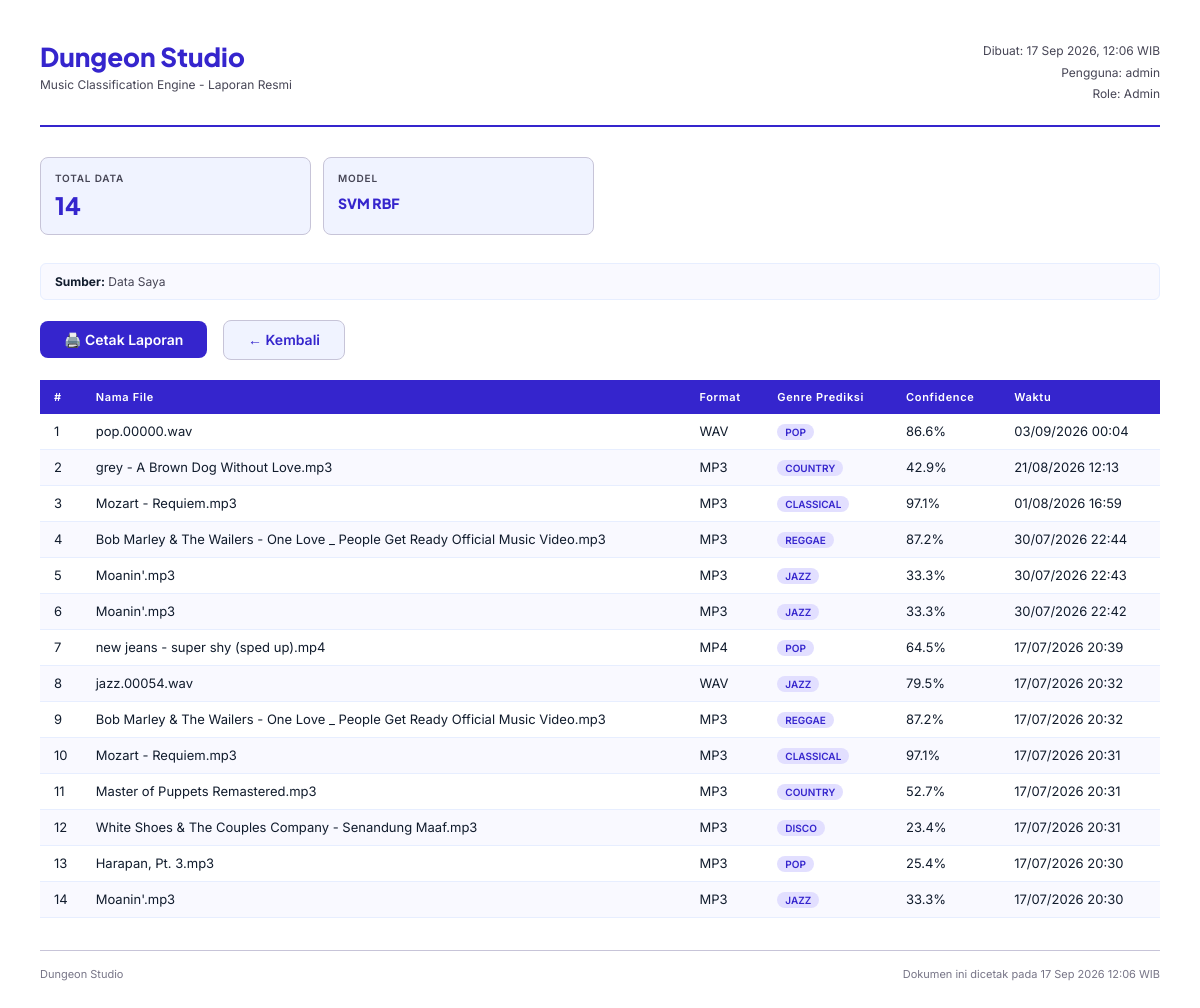
The app's page /laporan/cetak/?tab=semua&user=&genre=&date_from=&date_to= (signed in), older data.
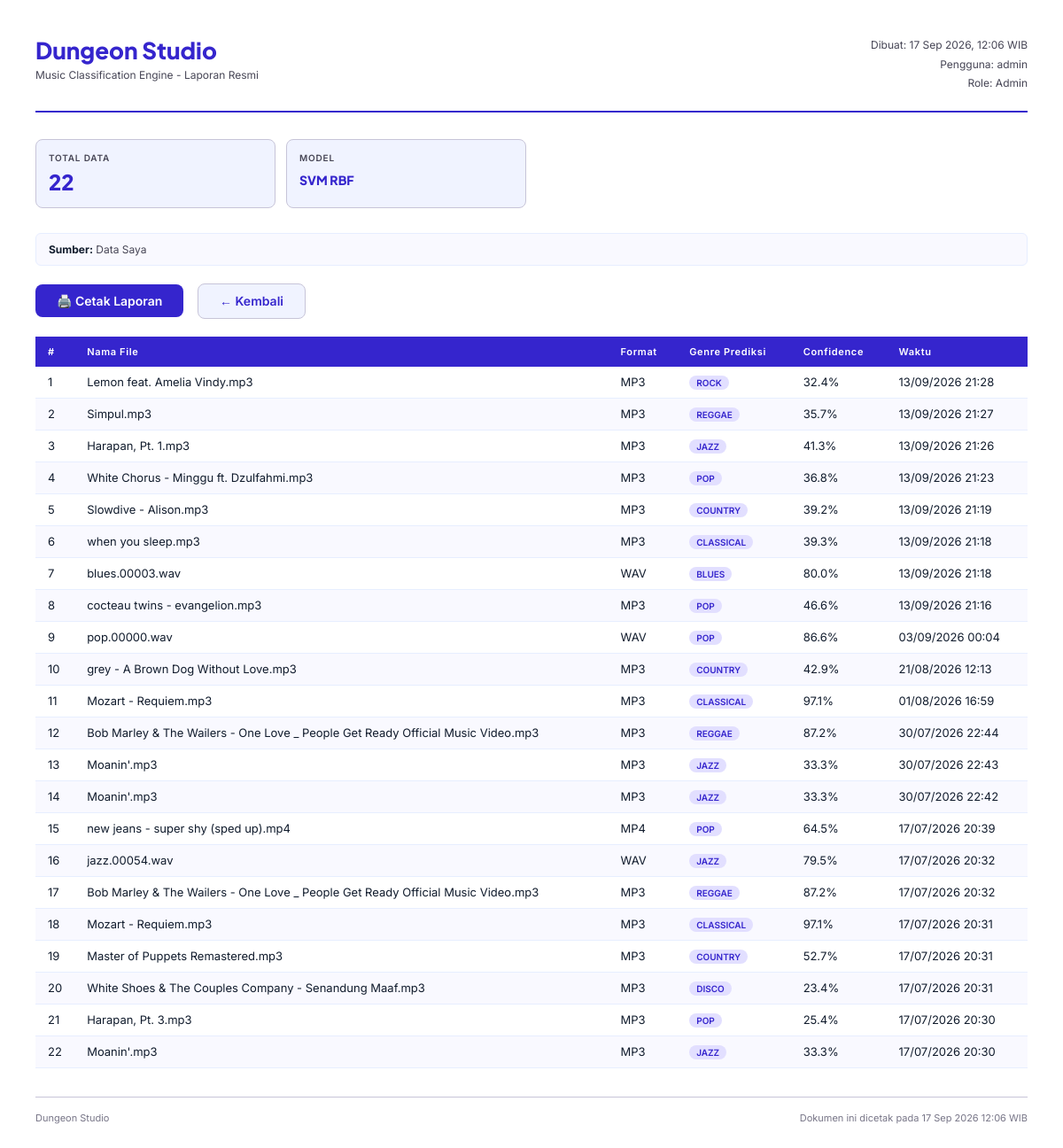
The same page, newer data.
### Klasifikasi/models.py (models this page shows, shortened)
class RiwayatKlasifikasi(models.Model):
    id_riwayat = models.UUIDField(primary_key=True, default=uuid.uuid4, editable=False)
    user = models.ForeignKey(
        settings.AUTH_USER_MODEL,
        on_delete=models.CASCADE,
        related_name='riwayat',
        db_column='id_user'
    )
    nama_file = models.CharField(max_length=255)
    ukuran_file = models.CharField(max_length=50)
    format_file = models.CharField(max_length=20)
    genre_prediksi = models.CharField(max_length=100)
    genre_icon = models.CharField(max_length=10, default='🎵')
    confidence = models.FloatField(null=True, blank=True)
    waktu_klasifikasi = models.DateTimeField(auto_now_add=True)
    top_features_json = models.TextField(blank=True, default='[]')
    probabilities_json = models.TextField(blank=True, default='[]')
    class Meta:
        db_table = 'tb_riwayat_klasifikasi'
        ordering = ['-waktu_klasifikasi']
        verbose_name = 'Riwayat Klasifikasi'
        verbose_name_plural = 'Riwayat Klasifikasi'

### Klasifikasi/views.py (the view)
# urls.py: path('laporan/cetak/', views.cetak_laporan, name='cetak_laporan'),
@login_and_active_required
def cetak_laporan(request):
    role = get_user_role(request.user)
    active_tab = request.GET.get('tab', 'saya')
    date_from_str = request.GET.get('date_from', '')
    date_to_str   = request.GET.get('date_to', '')
    genre_filter  = request.GET.get('genre', '')
    user_filter   = request.GET.get('user', '') if active_tab == 'semua' else ''
    qs = _build_riwayat_for_export(request, date_from_str, date_to_str, active_tab, role, genre_filter, user_filter)
    riwayat_parsed = []
    genre_stats = {}
    for idx, r in enumerate(qs, 1):
        genre_color = GENRE_INFO.get(r.genre_prediksi.lower(), {}).get('color', '#888')
        username = r.user.username
        riwayat_parsed.append({
            'no': idx,
            'username': username,
            'nama_file': r.nama_file,
            'ukuran_file': r.ukuran_file,
            'format_file': r.format_file,
            'genre_prediksi': r.genre_prediksi,
            'genre_icon': r.genre_icon,
            'genre_color': genre_color,
            'confidence': f"{r.confidence:.1f}%" if r.confidence else "N/A",
            'waktu': r.waktu_klasifikasi,
        })
        genre_stats[r.genre_prediksi] = genre_stats.get(r.genre_prediksi, 0) + 1
    if date_from_str and date_to_str:
        periode = f"{date_from_str} s.d. {date_to_str}"
    elif date_from_str:
        periode = f"Sejak {date_from_str}"
    elif date_to_str:
        periode = f"Sampai {date_to_str}"
    else:
        periode = "Semua Periode"
    context = {
        'riwayat': riwayat_parsed,
        'total': len(riwayat_parsed),
        'genre_filter': genre_filter,
        'genre_stats': sorted(genre_stats.items(), key=lambda x: x[1], reverse=True),
        'tanggal_cetak': datetime.now().strftime('%d %B %Y %H:%M'),
        'user': request.user,
        'role': role,
        'show_username_col': active_tab == 'semua' and role in ('admin', 'pengelola_studio'),
        'periode': periode,
        'date_from': date_from_str,
        'date_to': date_to_str,
    }
    return render(request, 'Klasifikasi/laporan_print.html', context)

### Klasifikasi/views.py (called while the page is built)
def _build_riwayat_for_export(request, date_from_str, date_to_str, active_tab, role, genre_str='', user_str=''):
    from .models import RiwayatKlasifikasi
    if active_tab == 'semua' and role in ('admin', 'pengelola_studio'):
        qs = RiwayatKlasifikasi.objects.select_related('user').all()
        if user_str:
            qs = qs.filter(user__username__icontains=user_str)
    else:
        qs = RiwayatKlasifikasi.objects.filter(user=request.user)
    if date_from_str:
        try:
            qs = qs.filter(waktu_klasifikasi__date__gte=date_from_str)
        except Exception:
            pass
    if date_to_str:
        try:
            qs = qs.filter(waktu_klasifikasi__date__lte=date_to_str)
        except Exception:
            pass
    if genre_str:
        qs = qs.filter(genre_prediksi__iexact=genre_str)
    return qs

### Klasifikasi/templates/Klasifikasi/laporan_print.html (shortened to what this page needs)
{% load static %}
<!DOCTYPE html>
<html lang="id">
<head>
</head>
<body>
  <div class="header">
    <div class="brand">
      <h1>Dungeon Studio</h1>
      <p>{% if role == 'pengguna_studio' %}Sistem Pengenal Genre Musik{% else %}Music Classification Engine{% endif %} - Laporan Resmi</p>
    </div>
    <div class="report-meta">
      <div>Dibuat: {% now "d M Y, H:i" %} WIB</div>
      <div>Pengguna: {{ user.get_full_name|default:user.username }}</div>
      <div>Role: {{ user.profile.get_role_display }}</div>
    </div>
  </div>
  <div class="summary-grid">
    <div class="summary-card">
      <div class="label">Total Data</div>
      <div class="value">{{ total }}</div>
    </div>
    {% if user.profile.role != 'pengguna_studio' %}
    <div class="summary-card">
      <div class="label">Model</div>
      <div class="value" style="font-size:14px; padding-top:4px;">SVM RBF</div>
    </div>
    {% endif %}
  </div>
  <div class="filter-info">
    <span><strong>Sumber:</strong> {% if active_tab == 'semua' %}Semua Pengguna{% else %}Data Saya{% endif %}</span>
  </div>
  <div class="no-print" style="margin-bottom: 20px;">
    <button onclick="window.print()"
            style="display:inline-flex; align-items:center; gap:8px; background:#3525cd; color:#fff; border:none; padding:10px 24px; border-radius:8px; font-family:Inter; font-size:14px; font-weight:600; cursor:pointer;">
      🖨️ Cetak Laporan
    </button>
    <a href="{% url 'Klasifikasi:laporan' %}"
       style="margin-left:12px; display:inline-flex; align-items:center; gap:8px; background:#f0f3ff; color:#3525cd; border:1px solid #c7c4d8; padding:10px 24px; border-radius:8px; font-family:Inter; font-size:14px; font-weight:600; text-decoration:none;">
      ← Kembali
    </a>
  </div>
  <table>
    <thead>
      <tr>
        <th style="width:40px;">#</th>
        <th>Nama File</th>
        <th>Format</th>
        <th>Genre Prediksi</th>
        <th>{% if role == 'pengguna_studio' %}Kecocokan{% else %}Confidence{% endif %}</th>
        <th>Waktu</th>
      </tr>
    </thead>
    <tbody>
      {% for p in riwayat %}
      <tr>
        <td>{{ forloop.counter }}</td>
        <td>{{ p.nama_file }}</td>
        <td>{{ p.format_file }}</td>
        <td><span class="genre-badge">{{ p.genre_prediksi }}</span></td>
        <td>{{ p.confidence }}</td>
        <td>{{ p.waktu|date:"d/m/Y H:i" }}</td>
      </tr>
      {% empty %}
      <tr><td colspan="7" class="no-data">Tidak ada data untuk dicetak.</td></tr>
      {% endfor %}
    </tbody>
  </table>
  <div class="footer">
    <span>Dungeon Studio</span>
    <span>Dokumen ini dicetak pada {% now "d M Y H:i" %} WIB</span>
  </div>
</body>
</html>

Row changes from the older to the newer data that the page shows:
added RiwayatKlasifikasi: nama_file "Lemon feat. Amelia Vindy.mp3", format_file "MP3", genre_prediksi "ROCK", waktu "13/09/2026 21:28"
added RiwayatKlasifikasi: nama_file "Simpul.mp3", format_file "MP3", genre_prediksi "REGGAE", waktu "13/09/2026 21:27"
added RiwayatKlasifikasi: nama_file "Harapan, Pt. 1.mp3", format_file "MP3", genre_prediksi "JAZZ", waktu "13/09/2026 21:26"
added RiwayatKlasifikasi: nama_file "White Chorus - Minggu ft. Dzulfahmi.mp3", format_file "MP3", genre_prediksi "POP", waktu "13/09/2026 21:23"
added RiwayatKlasifikasi: nama_file "Slowdive - Alison.mp3", format_file "MP3", genre_prediksi "COUNTRY", waktu "13/09/2026 21:19"
added RiwayatKlasifikasi: nama_file "when you sleep.mp3", format_file "MP3", genre_prediksi "CLASSICAL", waktu "13/09/2026 21:18"
added RiwayatKlasifikasi: nama_file "blues.00003.wav", format_file "WAV", genre_prediksi "BLUES", waktu "13/09/2026 21:18"
added RiwayatKlasifikasi: nama_file "cocteau twins - evangelion.mp3", format_file "MP3", genre_prediksi "POP", waktu "13/09/2026 21:16"
Text that changed along with them:
{{ total }}: "14" → "22"
new list line: "1 32.4%"
new list line: "2 35.7%"
new list line: "3 41.3%"
new list line: "4 36.8%"
new list line: "5 39.2%"
new list line: "6 39.3%"
new list line: "7 80.0%"
new list line: "8 46.6%"
